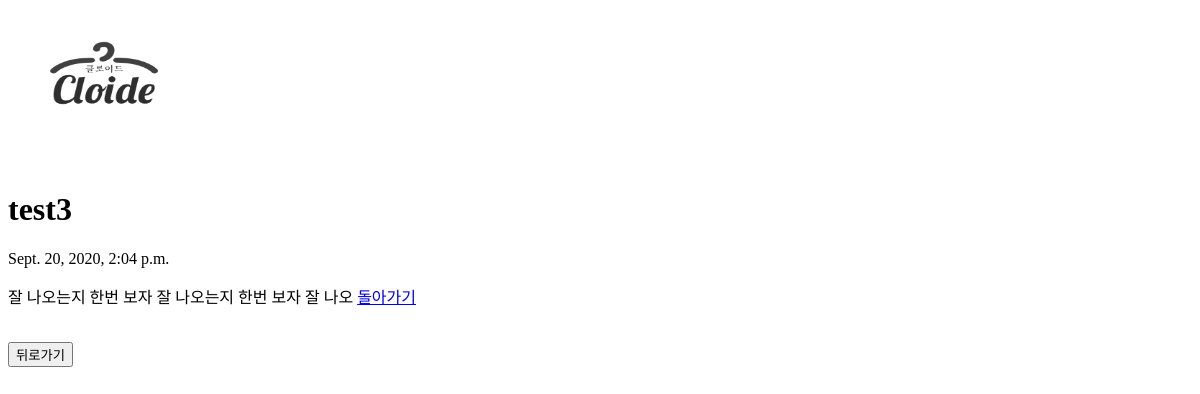
Before: /notice/7 with the older database file.
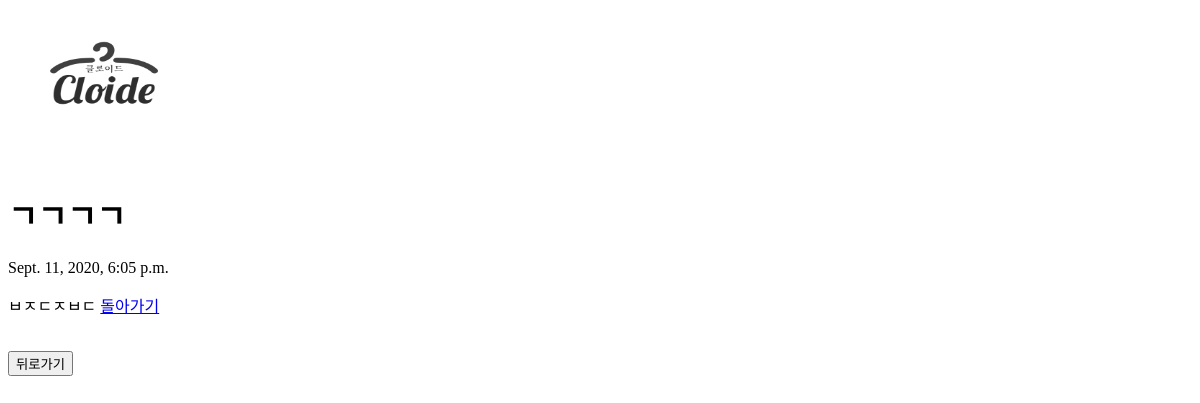
After: the same page with the newer database file.
### notice/models.py (models this page shows, shortened)
class Notice(models.Model):
    title = models.CharField(max_length=200)
    pub_date = models.DateTimeField('date published')
    body = models.TextField()
    author = models.CharField(max_length=100, default="simple")
    def summary(self):
        return self.body[:30]

### notice/views.py (the view)
# urls.py: path('<int:notice_id>' , views.detail, name ='detail'),
def detail(request,notice_id):
    notice_detail = get_object_or_404(Notice, pk=notice_id)
    return render(request, 'detail.html' , {'notice': notice_detail})

### notice/templates/detail.html
{% extends 'base.html' %}
{% block content %}
        <h1>{{notice.title}}</h1>
        <p>{{notice.pub_date}}</p>
        <p>{{notice.summary}}
        <a href = "{% url 'notice' %}"> 돌아가기 </a>
{% endblock %}

Changed rows visible on the page:
changed Notice: title "test3" → "ㄱㄱㄱㄱ"; pub_date "Sept. 20, 2020, 2:04 p.m." → "Sept. 11, 2020, 6:05 p.m."; summary "잘 나오는지 한번 보자 잘 나오는지 한번 보자 잘 나오" → "ㅂㅈㄷㅈㅂㄷ"
